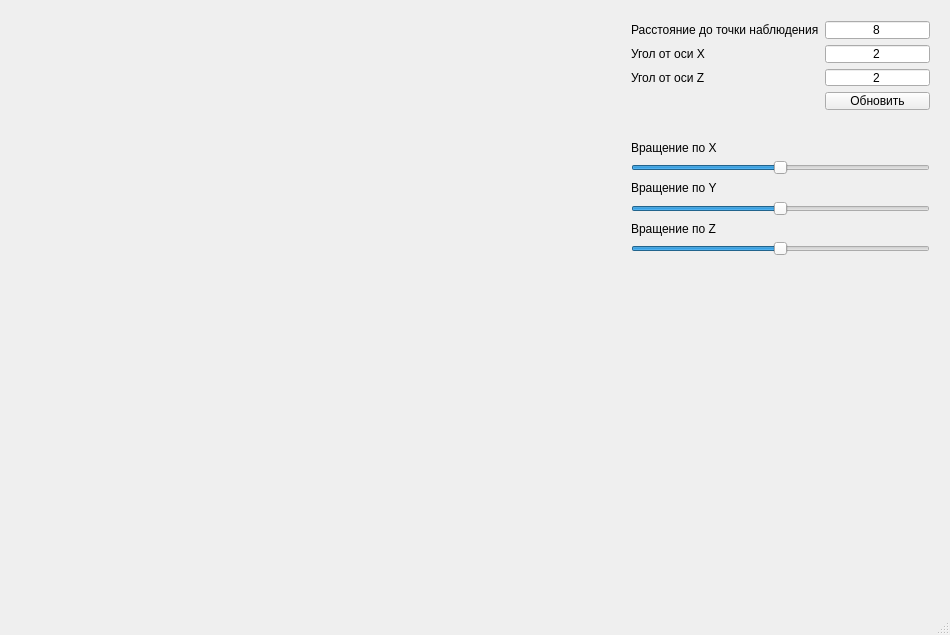
<?xml version="1.0" encoding="UTF-8"?>
<ui version="4.0">
 <class>MainWindow</class>
 <widget class="QMainWindow" name="MainWindow">
  <property name="geometry">
   <rect>
    <x>0</x>
    <y>0</y>
    <width>950</width>
    <height>635</height>
   </rect>
  </property>
  <property name="sizePolicy">
   <sizepolicy hsizetype="Expanding" vsizetype="Expanding">
    <horstretch>0</horstretch>
    <verstretch>0</verstretch>
   </sizepolicy>
  </property>
  <property name="windowTitle">
   <string>Трехмерные преобразования</string>
  </property>
  <widget class="QWidget" name="centralWidget">
   <widget class="OpenGLWidget" name="openglwidget" native="true">
    <property name="geometry">
     <rect>
      <x>10</x>
      <y>10</y>
      <width>600</width>
      <height>600</height>
     </rect>
    </property>
    <property name="sizePolicy">
     <sizepolicy hsizetype="Fixed" vsizetype="Fixed">
      <horstretch>0</horstretch>
      <verstretch>0</verstretch>
     </sizepolicy>
    </property>
    <property name="minimumSize">
     <size>
      <width>600</width>
      <height>600</height>
     </size>
    </property>
   </widget>
   <widget class="QWidget" name="layoutWidget">
    <property name="geometry">
     <rect>
      <x>620</x>
      <y>10</y>
      <width>321</width>
      <height>111</height>
     </rect>
    </property>
    <layout class="QFormLayout" name="formLayout">
     <item row="0" column="0">
      <widget class="QLabel" name="label">
       <property name="text">
        <string>Расстояние до точки наблюдения</string>
       </property>
      </widget>
     </item>
     <item row="0" column="1">
      <widget class="QLineEdit" name="lineEdit">
       <property name="text">
        <string>8</string>
       </property>
       <property name="alignment">
        <set>Qt::AlignCenter</set>
       </property>
      </widget>
     </item>
     <item row="1" column="0">
      <widget class="QLabel" name="label_2">
       <property name="text">
        <string>Угол от оси Х</string>
       </property>
      </widget>
     </item>
     <item row="1" column="1">
      <widget class="QLineEdit" name="lineEdit_2">
       <property name="text">
        <string>2</string>
       </property>
       <property name="alignment">
        <set>Qt::AlignCenter</set>
       </property>
      </widget>
     </item>
     <item row="2" column="0">
      <widget class="QLabel" name="label_3">
       <property name="text">
        <string>Угол от оси Z</string>
       </property>
      </widget>
     </item>
     <item row="2" column="1">
      <widget class="QLineEdit" name="lineEdit_3">
       <property name="text">
        <string>2</string>
       </property>
       <property name="alignment">
        <set>Qt::AlignCenter</set>
       </property>
      </widget>
     </item>
     <item row="3" column="1">
      <widget class="QPushButton" name="pushButton">
       <property name="text">
        <string>Обновить</string>
       </property>
      </widget>
     </item>
    </layout>
   </widget>
   <widget class="QWidget" name="layoutWidget">
    <property name="geometry">
     <rect>
      <x>620</x>
      <y>130</y>
      <width>321</width>
      <height>137</height>
     </rect>
    </property>
    <layout class="QVBoxLayout" name="verticalLayout">
     <item>
      <widget class="QLabel" name="label_5">
       <property name="text">
        <string>Вращение по X</string>
       </property>
      </widget>
     </item>
     <item>
      <widget class="QSlider" name="horizontalSlider_X">
       <property name="minimum">
        <number>-180</number>
       </property>
       <property name="maximum">
        <number>180</number>
       </property>
       <property name="orientation">
        <enum>Qt::Horizontal</enum>
       </property>
      </widget>
     </item>
     <item>
      <widget class="QLabel" name="label_6">
       <property name="text">
        <string>Вращение по Y</string>
       </property>
      </widget>
     </item>
     <item>
      <widget class="QSlider" name="horizontalSlider_Y">
       <property name="minimum">
        <number>-180</number>
       </property>
       <property name="maximum">
        <number>180</number>
       </property>
       <property name="orientation">
        <enum>Qt::Horizontal</enum>
       </property>
      </widget>
     </item>
     <item>
      <widget class="QLabel" name="label_7">
       <property name="text">
        <string>Вращение по Z</string>
       </property>
      </widget>
     </item>
     <item>
      <widget class="QSlider" name="horizontalSlider_Z">
       <property name="minimum">
        <number>-180</number>
       </property>
       <property name="maximum">
        <number>180</number>
       </property>
       <property name="orientation">
        <enum>Qt::Horizontal</enum>
       </property>
      </widget>
     </item>
    </layout>
   </widget>
  </widget>
  <widget class="QStatusBar" name="statusBar"/>
 </widget>
 <layoutdefault spacing="6" margin="11"/>
 <customwidgets>
  <customwidget>
   <class>OpenGLWidget</class>
   <extends>QWidget</extends>
   <header location="global">openglwidget.h</header>
   <container>1</container>
  </customwidget>
 </customwidgets>
 <resources/>
 <connections/>
</ui>
